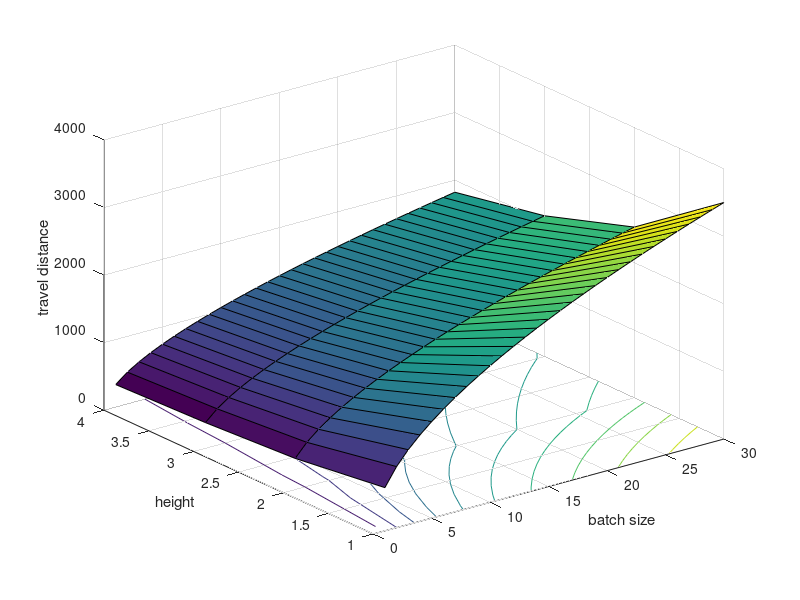

This chart was generated by the following MATLAB code:
clear
clc
%% Screening equipments

% Product
%stackable height


% Order profile
avg_oder_lines = 10;


% Loading equipment (depends on product)
%length
%width
%height


% Pick equipment
%reachable_height = 4; % height in slots
aisle_width = 10; % in feet
%possible loading equipment
%velocity


% Storage equipment
%storage_height = 4; % height in slots
slot_width = 3.33; % in feet
slot_length = 4; % in feet
%slot height


% Assume: ladder structure, SKU assignment by FoA, allocation 1 SKU per slot, random
% slotting, routing by TSP
sf = 2; %shape factor (rectangle twice as long as wide)
cross_aisle_width = 15; % in feet
sku_percent = 0.2;
total_sku_count = 5000;

aisle_module_width = 2 * slot_width + aisle_width; % aisle plus shelves on both sides
slots = ceil(sku_percent * total_sku_count);

for height = 1:4
    
    % Storage dimensioning
    ground_slots(height) = ceil(slots / height);

    aisles(height) = 1;
    slots_per_aisle(height) = slots;
    aisle_length(height) = (slots_per_aisle(height) / height) * slot_length;        
    forward_length(height) = aisle_length(height) + 2 * cross_aisle_width;
    forward_width(height) = aisles(height) * aisle_module_width;

    while forward_length(height) > sf * forward_width(height)
        aisles(height) = aisles(height) + 1;
        slots_per_aisle(height) = slots / aisles(height);
        aisle_length(height) = (slots_per_aisle(height) / height) * slot_length;        
        forward_length(height) = aisle_length(height) + 2 * cross_aisle_width;
        forward_width(height) = aisles(height) * aisle_module_width;  
    end
    
    forward_area(height) = forward_length(height) * forward_width(height);
    final_slots(height) = aisles(height) * slots_per_aisle(height) * height;    
    
    b = 1;
    
    for batch_size = 1:30        
        travel_distance(height,b) = 0.75 * sqrt(batch_size * avg_oder_lines * forward_area(height)); % TSP approximation
        b = b + 1;        
    end
    
end

figure
surfc(travel_distance)
xlabel('batch size')
ylabel('height')
zlabel('travel distance')